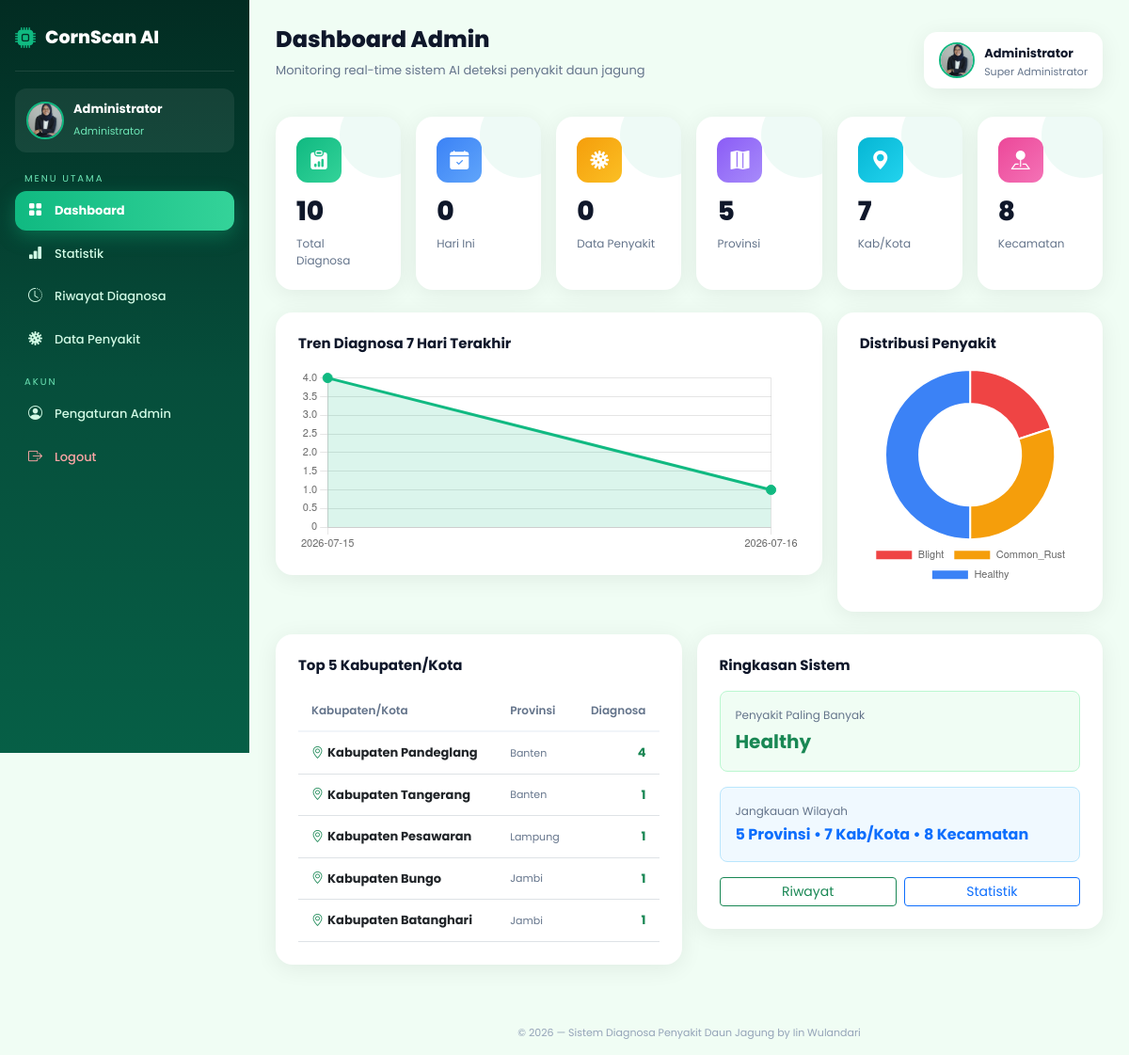
The app's page /admin/dashboard (signed in) with its own data.
### tables this page shows
CREATE TABLE admin (
        id          INTEGER PRIMARY KEY AUTOINCREMENT,
        nama        TEXT,
        username    TEXT UNIQUE,
        password    TEXT,
        foto_profil TEXT DEFAULT ""
    );

CREATE TABLE history (
        id              INTEGER PRIMARY KEY AUTOINCREMENT,
        nama_file       TEXT,
        hasil_prediksi  TEXT,
        akurasi         REAL,
        tanggal         TEXT,
        waktu           TEXT,
        hari            TEXT,
        provinsi        TEXT DEFAULT "",
        kabupaten_kota  TEXT DEFAULT "",
        kecamatan       TEXT DEFAULT ""
    );

### app.py (the view)
@app.route('/admin/dashboard')
def admin_dashboard():
    if not admin_ok(): return redirect('/login')
    conn = get_db(); c = conn.cursor()
    c.execute("SELECT COUNT(*) FROM history");                                         total_scan    = c.fetchone()[0]
    c.execute("SELECT COUNT(*) FROM history WHERE tanggal=?", (date.today().isoformat(),))
    scan_hari_ini = c.fetchone()[0]
    c.execute("SELECT COUNT(*) FROM penyakit");                                        jml_penyakit  = c.fetchone()[0]
    c.execute("SELECT COUNT(DISTINCT provinsi) FROM history WHERE provinsi!=''");      jml_provinsi  = c.fetchone()[0]
    c.execute("SELECT COUNT(DISTINCT kabupaten_kota) FROM history WHERE kabupaten_kota!=''"); jml_kab = c.fetchone()[0]
    c.execute("SELECT COUNT(DISTINCT kecamatan) FROM history WHERE kecamatan!=''");    jml_kec       = c.fetchone()[0]
    c.execute("SELECT hasil_prediksi,COUNT(*) j FROM history GROUP BY hasil_prediksi ORDER BY j DESC LIMIT 1")
    r = c.fetchone(); penyakit_terbanyak = r['hasil_prediksi'] if r else '–'
    c.execute("""SELECT tanggal, COUNT(*) j FROM history
                 WHERE tanggal>=date('now','-6 days') GROUP BY tanggal ORDER BY tanggal""")
    rows = c.fetchall()
    g_labels = [r['tanggal'] for r in rows]; g_data = [r['j'] for r in rows]
    c.execute("SELECT hasil_prediksi, COUNT(*) j FROM history GROUP BY hasil_prediksi")
    rows = c.fetchall()
    d_labels = [r['hasil_prediksi'] for r in rows]; d_data = [r['j'] for r in rows]
    c.execute("""SELECT provinsi, kabupaten_kota, COUNT(*) j FROM history
                 WHERE kabupaten_kota!='' GROUP BY kabupaten_kota ORDER BY j DESC LIMIT 5""")
    top_wilayah = c.fetchall()
    conn.close()
    return render_template('admin/dashboard.html',
        total_scan=total_scan, scan_hari_ini=scan_hari_ini,
        jml_penyakit=jml_penyakit, jml_provinsi=jml_provinsi,
        jml_kab=jml_kab, jml_kec=jml_kec,
        penyakit_terbanyak=penyakit_terbanyak,
        g_labels=g_labels, g_data=g_data,
        d_labels=d_labels, d_data=d_data,
        top_wilayah=top_wilayah,
        admin_nama=session.get('admin_nama', 'Admin'))

### app.py (called while the page is built)
def get_db():
    conn = sqlite3.connect('database/jagung.db')
    conn.row_factory = sqlite3.Row
    return conn

def admin_ok():
    return 'admin' in session

def get_admin_foto():
    if 'admin_id' not in session: return ''
    conn = get_db(); c = conn.cursor()
    c.execute("SELECT foto_profil FROM admin WHERE id=?", (session['admin_id'],))
    row = c.fetchone(); conn.close()
    return row['foto_profil'] if row and row['foto_profil'] else ''

### templates/admin/dashboard.html (shortened to what this page needs)
{% extends "base_admin.html" %}
{% set page = 'dashboard' %}
{% block content %}
<div class="topbar">
  <div><h1>Dashboard Admin</h1><p>Monitoring real-time sistem AI deteksi penyakit daun jagung</p></div>
  <div class="admin-badge">
    {% set foto = get_admin_foto() %}
    {% if foto %}
    <img src="{{ url_for('static', filename='img/profile/' + foto) }}" class="ab-avatar" alt="Foto">
    {% else %}
    <div class="ab-default"><i class="bi bi-person-fill"></i></div>
    {% endif %}
    <div><strong>{{ admin_nama }}</strong><small>Super Administrator</small></div>
  </div>
</div>
<div class="row g-3 mb-4">
  <div class="col-xl-2 col-md-4 col-6">
    <div class="stat-card">
      <div class="stat-icon" style="background:linear-gradient(135deg,#10b981,#34d399)"><i class="bi bi-clipboard-data-fill"></i></div>
      <h2>{{ total_scan }}</h2><p>Total Diagnosa</p>
    </div>
  </div>
  <div class="col-xl-2 col-md-4 col-6">
    <div class="stat-card">
      <div class="stat-icon" style="background:linear-gradient(135deg,#3b82f6,#60a5fa)"><i class="bi bi-calendar-check-fill"></i></div>
      <h2>{{ scan_hari_ini }}</h2><p>Hari Ini</p>
    </div>
  </div>
  <div class="col-xl-2 col-md-4 col-6">
    <div class="stat-card">
      <div class="stat-icon" style="background:linear-gradient(135deg,#f59e0b,#fbbf24)"><i class="bi bi-virus"></i></div>
      <h2>{{ jml_penyakit }}</h2><p>Data Penyakit</p>
    </div>
  </div>
  <div class="col-xl-2 col-md-4 col-6">
    <div class="stat-card">
      <div class="stat-icon" style="background:linear-gradient(135deg,#8b5cf6,#a78bfa)"><i class="bi bi-map-fill"></i></div>
      <h2>{{ jml_provinsi }}</h2><p>Provinsi</p>
    </div>
  </div>
  <div class="col-xl-2 col-md-4 col-6">
    <div class="stat-card">
      <div class="stat-icon" style="background:linear-gradient(135deg,#06b6d4,#22d3ee)"><i class="bi bi-geo-alt-fill"></i></div>
      <h2>{{ jml_kab }}</h2><p>Kab/Kota</p>
    </div>
  </div>
  <div class="col-xl-2 col-md-4 col-6">
    <div class="stat-card">
      <div class="stat-icon" style="background:linear-gradient(135deg,#ec4899,#f472b6)"><i class="bi bi-pin-map-fill"></i></div>
      <h2>{{ jml_kec }}</h2><p>Kecamatan</p>
    </div>
  </div>
</div>
<div class="row g-3 mb-4">
  <div class="col-lg-8">
    <div class="card-box"><h5>Tren Diagnosa 7 Hari Terakhir</h5><canvas id="lineChart" height="110"></canvas></div>
  </div>
  <div class="col-lg-4">
    <div class="card-box"><h5>Distribusi Penyakit</h5><canvas id="donutChart"></canvas></div>
  </div>
</div>
<div class="row g-3">
  <div class="col-lg-6">
    <div class="card-box">
      <h5>Top 5 Kabupaten/Kota</h5>
      {% if top_wilayah %}
      <div class="table-responsive">
        <table class="table table-hover mb-0">
          <thead><tr><th>Kabupaten/Kota</th><th>Provinsi</th><th class="text-end">Diagnosa</th></tr></thead>
          <tbody>
          {% for w in top_wilayah %}
          <tr>
            <td><i class="bi bi-geo-alt text-success me-1"></i><strong>{{ w.kabupaten_kota }}</strong></td>
            <td style="font-size:11px;color:#64748b;">{{ w.provinsi }}</td>
            <td class="text-end fw-bold text-success">{{ w.j }}</td>
          </tr>
          {% endfor %}
          </tbody>
        </table>
      </div>
      {% else %}
      <p class="text-muted text-center py-3" style="font-size:13px">Belum ada data wilayah. Akan muncul setelah user melakukan diagnosa.</p>
      {% endif %}
    </div>
  </div>
  <div class="col-lg-6">
    <div class="card-box">
      <h5>Ringkasan Sistem</h5>
      <div class="p-3 rounded-3 mb-3" style="background:#f0fdf4;border:1px solid #bbf7d0">
        <div style="font-size:12px;color:#64748b;">Penyakit Paling Banyak</div>
        <div class="fw-bold fs-5 text-success mt-1">{{ penyakit_terbanyak }}</div>
      </div>
      <div class="p-3 rounded-3 mb-3" style="background:#f0f9ff;border:1px solid #bae6fd">
        <div style="font-size:12px;color:#64748b;">Jangkauan Wilayah</div>
        <div class="fw-bold text-primary mt-1">{{ jml_provinsi }} Provinsi &bull; {{ jml_kab }} Kab/Kota &bull; {{ jml_kec }} Kecamatan</div>
      </div>
      <div class="d-flex gap-2">
        <a href="/admin/riwayat"   class="btn btn-outline-success btn-sm flex-fill text-center">Riwayat</a>
        <a href="/admin/statistik" class="btn btn-outline-primary  btn-sm flex-fill text-center">Statistik</a>
      </div>
    </div>
  </div>
</div>
{% endblock %}
{% block extra_js %}
<script>
(function(){
  var el = document.getElementById('chartPayload');
  var gL = JSON.parse(el.getAttribute('data-glabels'));
  var gD = JSON.parse(el.getAttribute('data-gdata'));
  var dL = JSON.parse(el.getAttribute('data-dlabels'));
  var dD = JSON.parse(el.getAttribute('data-ddata'));
  var C  = ['#ef4444','#f59e0b','#3b82f6','#10b981','#8b5cf6'];
  if(!gL.length){ gL=['(belum ada)']; gD=[0]; }
  if(!dL.length){ dL=['(belum ada)']; dD=[0]; }
  new Chart(document.getElementById('lineChart'),{
    type:'line',
    data:{labels:gL,datasets:[{label:'Diagnosa',data:gD,borderColor:'#10b981',
      backgroundColor:'rgba(16,185,129,.15)',fill:true,tension:0.4,
      pointRadius:5,pointBackgroundColor:'#10b981'}]},
    options:{plugins:{legend:{display:false}},
      scales:{y:{beginAtZero:true,ticks:{font:{size:11}}},x:{ticks:{font:{size:11}}}}}
  });
  new Chart(document.getElementById('donutChart'),{
    type:'doughnut',
    data:{labels:dL,datasets:[{data:dD,backgroundColor:C,borderWidth:2,borderColor:'#fff'}]},
    options:{plugins:{legend:{position:'bottom',labels:{font:{size:11}}}},cutout:'60%'}
  });
})();
</script>
{% endblock %}

### templates/base_admin.html (shortened to what this page needs)
<!DOCTYPE html>
<html lang="id">
<head>
  <link href="https://cdn.jsdelivr.net/npm/bootstrap@5.3.0/dist/css/bootstrap.min.css" rel="stylesheet">
  <link rel="stylesheet" href="https://cdn.jsdelivr.net/npm/bootstrap-icons@1.11.3/font/bootstrap-icons.min.css">
</head>
<body>
<div class="sidebar" id="sidebarMenu">
  <div class="sidebar-logo"><i class="bi bi-cpu-fill"></i> CornScan AI</div>
  <div class="sidebar-profile">
    {% set foto = get_admin_foto() %}
    {% if foto %}
    <img src="{{ url_for('static', filename='img/profile/' + foto) }}" class="sp-avatar" alt="Foto Profil">
    {% else %}
    <div class="sp-default"><i class="bi bi-person-fill"></i></div>
    {% endif %}
    <div class="sp-info">
      <strong>{{ admin_nama }}</strong>
      <small>Administrator</small>
    </div>
  </div>
  <div class="sidebar-sec">Menu Utama</div>
  <a href="/admin/dashboard" class="nav-link {% if page=='dashboard' %}active{% endif %}">
    <i class="bi bi-grid-fill"></i> Dashboard
  </a>
  <a href="/admin/statistik" class="nav-link {% if page=='statistik' %}active{% endif %}">
    <i class="bi bi-bar-chart-fill"></i> Statistik
  </a>
  <a href="/admin/riwayat" class="nav-link {% if page=='riwayat' %}active{% endif %}">
    <i class="bi bi-clock-history"></i> Riwayat Diagnosa
  </a>
  <a href="/admin/penyakit" class="nav-link {% if page=='penyakit' %}active{% endif %}">
    <i class="bi bi-virus"></i> Data Penyakit
  </a>
  <div class="sidebar-sec">Akun</div>
  <a href="/admin/profile" class="nav-link {% if page=='profile' %}active{% endif %}">
    <i class="bi bi-person-circle"></i> Pengaturan Admin
  </a>
  <a href="/logout" class="nav-link nav-danger">
    <i class="bi bi-box-arrow-right"></i> Logout
  </a>
</div>
<div class="main-content">{% block content %}{% endblock %}</div>
<div class="page-footer">&copy; 2026 &mdash; Sistem Diagnosa Penyakit Daun Jagung by Iin Wulandari</div>
{% block extra_js %}{% endblock %}
</body>
</html>

### templates/base_admin.html (style rules this page uses)
:root { --sw: 265px; --g1: #022c22; --g2: #064e3b; --g3: #10b981; --pale: #d1fae5; --bg: #f0fdf4; --shd: 0 4px 24px rgba(0,0,0,0.07); }
* { margin:0; padding:0; box-sizing:border-box; }
body { font-family:'Poppins',sans-serif; background:var(--bg); }
.sidebar { width:var(--sw); height:100vh; position:fixed; left:0; top:0; background:linear-gradient(180deg,var(--g1),var(--g2),#065f46); padding:24px 16px; z-index:1000; overflow-y:auto; }
.sidebar-logo { font-size:19px; font-weight:800; color:white; display:flex; align-items:center; gap:10px; padding-bottom:18px; margin-bottom:18px; border-bottom:1px solid rgba(255,255,255,0.1); }
.sidebar-logo i { color:var(--g3); font-size:22px; }
.sidebar-profile { display:flex; align-items:center; gap:10px; padding:12px; background:rgba(255,255,255,0.07); border-radius:12px; margin-bottom:20px; }
.sidebar-profile .sp-avatar { width:40px; height:40px; border-radius:50%; object-fit:cover; border:2px solid var(--g3); flex-shrink:0; }
.sidebar-profile .sp-info strong { font-size:13px; color:white; display:block; }
.sidebar-profile .sp-info small { font-size:11px; color:#6ee7b7; }
.sidebar-sec { font-size:10px; letter-spacing:2px; text-transform:uppercase; color:#6ee7b7; margin:16px 0 6px 10px; }
.nav-link { color:var(--pale) !important; padding:10px 14px; border-radius:12px; margin-bottom:3px; display:flex; align-items:center; gap:10px; font-size:13px; font-weight:500; transition:.25s; text-decoration:none; }
.nav-link.active { background:linear-gradient(90deg,var(--g3),#34d399); color:white !important; font-weight:700; box-shadow:0 6px 20px rgba(16,185,129,.35); }
.nav-link i { font-size:15px; width:18px; }
.nav-danger { color:#fca5a5 !important; }
.main-content { margin-left:var(--sw); padding:28px; min-height:100vh; }
.topbar { display:flex; justify-content:space-between; align-items:center; margin-bottom:24px; }
.topbar h1 { font-size:24px; font-weight:800; color:#0f172a; }
.topbar p { color:#64748b; font-size:13px; margin-top:3px; }
.admin-badge { background:white; padding:10px 16px; border-radius:14px; display:flex; align-items:center; gap:10px; box-shadow:var(--shd); }
.admin-badge .ab-avatar { width:38px; height:38px; border-radius:50%; object-fit:cover; border:2px solid var(--g3); }
.admin-badge strong { font-size:13px; color:#0f172a; }
.admin-badge small { color:#64748b; display:block; font-size:11px; }
.stat-card { background:white; border-radius:18px; padding:22px; box-shadow:var(--shd); height:100%; position:relative; overflow:hidden; transition:transform .3s; }
.stat-card::after { content:''; position:absolute; width:90px; height:90px; border-radius:50%; top:-25px; right:-25px; background:rgba(16,185,129,.07); }
.stat-icon { width:48px; height:48px; border-radius:12px; display:flex; align-items:center; justify-content:center; font-size:20px; color:white; margin-bottom:14px; }
.stat-card h2 { font-size:28px; font-weight:800; color:#0f172a; }
.stat-card p { color:#64748b; font-size:12px; margin:0; }
.card-box { background:white; border-radius:18px; padding:24px; box-shadow:var(--shd); }
.card-box h5 { font-weight:700; color:#0f172a; margin-bottom:18px; font-size:15px; }
.table thead th { color:#64748b; font-size:12px; font-weight:600; border-bottom:2px solid #f1f5f9; padding:12px 14px; white-space:nowrap; }
.table tbody td { padding:12px 14px; vertical-align:middle; border-top:1px solid #f8fafc; font-size:13px; }
.page-footer { text-align:center; color:#94a3b8; font-size:11px; margin-top:36px; padding-bottom:16px; margin-left:var(--sw); }

### records on screen
admin: foto_profil (picture), nama "Administrator"
history: kabupaten_kota "Kabupaten Tangerang", provinsi "Banten", j "1"
history: kabupaten_kota "Kabupaten Pesawaran", provinsi "Lampung", j "1"
history: kabupaten_kota "Kabupaten Bungo", provinsi "Jambi", j "1"
history: kabupaten_kota "Kabupaten Batanghari", provinsi "Jambi", j "1"

### other values on screen
{{ total_scan }} "10"
{{ scan_hari_ini }} "0"
{{ jml_penyakit }} "0"
{{ jml_provinsi }} "5"
{{ jml_kab }} "7"
{{ jml_kec }} "8"
{{ w.kabupaten_kota }} "Kabupaten Pandeglang"
{{ w.provinsi }} "Banten"
{{ w.j }} "4"
{{ penyakit_terbanyak }} "Healthy"
